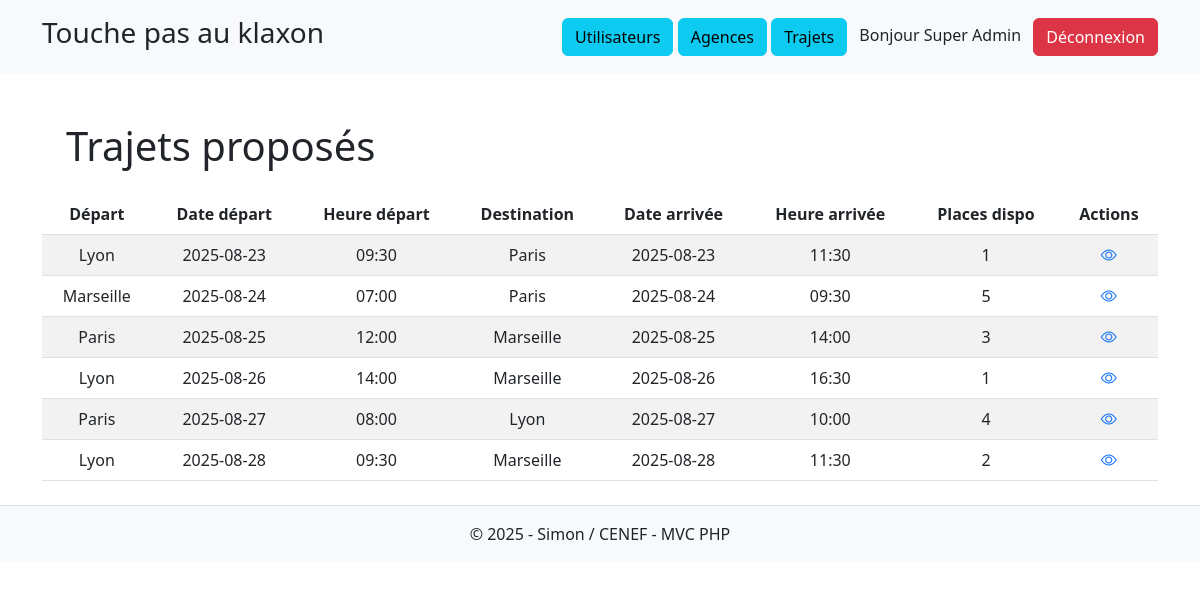
The page / (signed in) on the database its author committed.
### tables this page shows
CREATE TABLE IF NOT EXISTS trajets (
    id_trajet INT AUTO_INCREMENT PRIMARY KEY,
    agence_depart_id INT NOT NULL,
    agence_arrive_id INT NOT NULL,
    contact_id INT NOT NULL,
    auteur_id INT NOT NULL,
    places_total INT NOT NULL,
    places_dispo INT NOT NULL,
    date_heure_depart DATETIME NOT NULL,
    date_heure_arrive DATETIME NOT NULL,
    FOREIGN KEY (agence_depart_id) REFERENCES agences(id_agence),
    FOREIGN KEY (agence_arrive_id) REFERENCES agences(id_agence),
    FOREIGN KEY (contact_id) REFERENCES users(id_user),
    FOREIGN KEY (auteur_id) REFERENCES users(id_user)
);

CREATE TABLE IF NOT EXISTS agences (
    id_agence INT AUTO_INCREMENT PRIMARY KEY,
    ville VARCHAR(50) NOT NULL UNIQUE
);

### app/Controllers/HomeController.php (called while the page is built, shortened)
<?php
class HomeController
{
    public function index(): void
    {
        $tripModel = new Trip();
        $trips = $tripModel->tripAvailable();
        require __DIR__ . '/../Views/home/home.php';
    }
}

### app/Config/Database.php (called while the page is built, shortened)
<?php
class Database
{
    private static ?Database $instance = null;
    private ?PDO $pdo = null ;
    private function __construct()
    {
        $host = $_ENV['DB_HOST'] ?? 'localhost';
        $db   = $_ENV['DB_NAME'] ?? '';
        $user = $_ENV['DB_USER'] ?? '';
        $pass = $_ENV['DB_PASS'] ?? '';
        try {
            $this->pdo = new PDO(
                "mysql:host=$host;dbname=$db;charset=utf8mb4",
                $user,
                $pass,
                [
                    PDO::ATTR_ERRMODE => PDO::ERRMODE_EXCEPTION,
                    PDO::ATTR_DEFAULT_FETCH_MODE => PDO::FETCH_ASSOC,
                ]
            );
        } catch (PDOException $e) {
            die("Erreur de connexion à la base de données : " . $e->getMessage());
        }
    }
    public static function getInstance(): Database
    {
        if(self::$instance === null) {
            self::$instance = new Database();
        }
        return self::$instance;
    }
    public function getConnection(): PDO
    {
        return $this-> pdo;
    }
}

### app/Models/Trip.php (called while the page is built, shortened)
<?php
class Trip
{
    private PDO $pdo;
    public function __construct()
    {
        $this->pdo = Database::getInstance()->getConnection();
    }
    public function tripAvailable(): array
    {
        $stmt = $this->pdo->query("
            SELECT t.id_trajet,
                   ad.ville AS ville_depart,
                   aa.ville AS ville_arrivee,
                   t.date_heure_depart,
                   t.date_heure_arrive,
                   t.places_dispo,
                   t.auteur_id,
                   u.nom,
                   u.prenom,
                   u.email,
                   u.telephone
            FROM trajets t
            JOIN agences ad ON t.agence_depart_id = ad.id_agence
            JOIN agences aa ON t.agence_arrive_id = aa.id_agence
            JOIN users u ON t.auteur_id = u.id_user
            WHERE t.places_dispo > 0 AND t.date_heure_depart > NOW()
            ORDER BY t.date_heure_depart ASC
        ");
        return $stmt->fetchAll(PDO::FETCH_ASSOC);
    }
}

### app/Views/home/home.php (the view, shortened to what this page needs)
<!DOCTYPE html>
<html lang="fr">
<head>
    <link rel="stylesheet" href="/assets/css/index.css" />
    <link href="https://cdn.jsdelivr.net/npm/bootstrap@5.3.0/dist/css/bootstrap.min.css" rel="stylesheet">
    <link rel="stylesheet" href="https://cdn.jsdelivr.net/npm/bootstrap-icons@1.10.5/font/bootstrap-icons.css">
</head>
<body>
    <?php include __DIR__ . '/../layouts/header.php'; ?>
    <main class="container mt-5">
        <?php if(isset($_SESSION['user'])): ?>
            <h1 class="m-4">Trajets proposés</h1>
        <?php else: ?>
            <h1 class="m-4">Pour obtenir plus d'information sur un trajet, veuillez vous connecter</h1>
        <?php endif; ?>
        <?php $trips = $trips ?? []; ?>
        <table class="table table-striped p-3">
            <thead>
                <tr class="text-center">
                    <th scope="col">Départ</th>
                    <th scope="col">Date départ</th>
                    <th scope="col">Heure départ</th>
                    <th scope="col">Destination</th>
                    <th scope="col">Date arrivée</th>
                    <th scope="col">Heure arrivée</th>
                    <th scope="col">Places dispo</th>
                    <th scope="col">Actions</th>
                </tr>
            </thead>
            <tbody>
                <?php foreach($trips as $trip): ?>
                    <?php $trip = $trip ?? []; ?>
                    <tr class="text-center">
                        <td><?= htmlspecialchars($trip['ville_depart'] ?? '-') ?></td>
                        <td><?= isset($trip['date_heure_depart']) ? date('Y-m-d', strtotime($trip['date_heure_depart'])) : '-' ?></td>
                        <td><?= isset($trip['date_heure_depart']) ? date('H:i', strtotime($trip['date_heure_depart'])) : '-' ?></td>
                        <td><?= htmlspecialchars($trip['ville_arrivee'] ?? '-') ?></td>
                        <td><?= isset($trip['date_heure_arrive']) ? date('Y-m-d', strtotime($trip['date_heure_arrive'])) : '-' ?></td>
                        <td><?= isset($trip['date_heure_arrive']) ? date('H:i', strtotime($trip['date_heure_arrive'])) : '-' ?></td>
                        <td><?= htmlspecialchars($trip['places_dispo'] ?? 'N/A') ?></td>
                        <td>
                            <?php if(isset($_SESSION['user'])): ?>
                                <a href="#" data-bs-toggle="modal" data-bs-target="#trajetModal<?= htmlspecialchars($trip['id_trajet'] ?? 0) ?>"><i class="bi bi-eye"></i></a>
                            <?php endif; ?>
                        </td>
                    </tr>
                <?php endforeach; ?>
            </tbody>
        </table>
    </main>
    <?php include __DIR__ . '/../layouts/footer.php'; ?>
</body>
</html>

### public/assets/css/index.css (style rules this page uses)
body { background-color: #f1f8fc; color: #384050; }

### rows shown on the page
trajets: agence_depart.ville "Lyon", date_heure_depart "2025-08-23", date_heure_depart "09:30", agence_arrive.ville "Paris", date_heure_arrive "2025-08-23", date_heure_arrive "11:30", places_dispo "1"
trajets: agence_depart.ville "Marseille", date_heure_depart "2025-08-24", date_heure_depart "07:00", agence_arrive.ville "Paris", date_heure_arrive "2025-08-24", date_heure_arrive "09:30", places_dispo "5"
trajets: agence_depart.ville "Paris", date_heure_depart "2025-08-25", date_heure_depart "12:00", agence_arrive.ville "Marseille", date_heure_arrive "2025-08-25", date_heure_arrive "14:00", places_dispo "3"
trajets: agence_depart.ville "Lyon", date_heure_depart "2025-08-26", date_heure_depart "14:00", agence_arrive.ville "Marseille", date_heure_arrive "2025-08-26", date_heure_arrive "16:30", places_dispo "1"
trajets: agence_depart.ville "Paris", date_heure_depart "2025-08-27", date_heure_depart "08:00", agence_arrive.ville "Lyon", date_heure_arrive "2025-08-27", date_heure_arrive "10:00", places_dispo "4"
trajets: agence_depart.ville "Lyon", date_heure_depart "2025-08-28", date_heure_depart "09:30", agence_arrive.ville "Marseille", date_heure_arrive "2025-08-28", date_heure_arrive "11:30", places_dispo "2"

### other values the page prints
$user['prenom'] "Super"
$user['nom'] "Admin"
